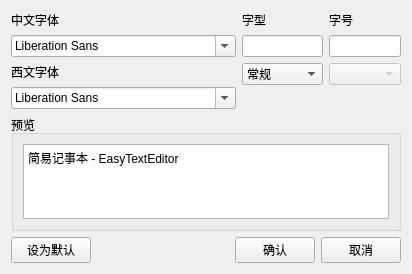
<?xml version="1.0" encoding="UTF-8"?>
<ui version="4.0">
 <class>SettingDialog</class>
 <widget class="QWidget" name="SettingDialog">
  <property name="geometry">
   <rect>
    <x>0</x>
    <y>0</y>
    <width>412</width>
    <height>274</height>
   </rect>
  </property>
  <property name="minimumSize">
   <size>
    <width>412</width>
    <height>274</height>
   </size>
  </property>
  <property name="maximumSize">
   <size>
    <width>412</width>
    <height>274</height>
   </size>
  </property>
  <property name="windowTitle">
   <string>设置</string>
  </property>
  <layout class="QGridLayout" name="gridLayout_2">
   <item row="0" column="0">
    <layout class="QHBoxLayout" name="horizontalLayout_2">
     <item>
      <layout class="QVBoxLayout" name="verticalLayout_5">
       <item>
        <layout class="QVBoxLayout" name="verticalLayout">
         <item>
          <widget class="QLabel" name="label">
           <property name="text">
            <string>中文字体</string>
           </property>
          </widget>
         </item>
         <item>
          <widget class="QFontComboBox" name="chineseFontComboBox"/>
         </item>
        </layout>
       </item>
       <item>
        <layout class="QVBoxLayout" name="verticalLayout_2">
         <item>
          <widget class="QLabel" name="label_2">
           <property name="text">
            <string>西文字体</string>
           </property>
          </widget>
         </item>
         <item>
          <widget class="QFontComboBox" name="englishFontComboBox"/>
         </item>
        </layout>
       </item>
      </layout>
     </item>
     <item>
      <layout class="QVBoxLayout" name="verticalLayout_3">
       <item>
        <widget class="QLabel" name="label_3">
         <property name="text">
          <string>字型</string>
         </property>
        </widget>
       </item>
       <item>
        <widget class="QLineEdit" name="fontStyleLineEdit">
         <property name="readOnly">
          <bool>true</bool>
         </property>
        </widget>
       </item>
       <item>
        <widget class="QComboBox" name="fontStyleComboBox">
         <property name="duplicatesEnabled">
          <bool>false</bool>
         </property>
         <item>
          <property name="text">
           <string>常规</string>
          </property>
         </item>
         <item>
          <property name="text">
           <string>倾斜</string>
          </property>
         </item>
         <item>
          <property name="text">
           <string>加粗</string>
          </property>
         </item>
         <item>
          <property name="text">
           <string>倾斜 加粗</string>
          </property>
         </item>
        </widget>
       </item>
       <item>
        <spacer name="verticalSpacer">
         <property name="orientation">
          <enum>Qt::Vertical</enum>
         </property>
         <property name="sizeHint" stdset="0">
          <size>
           <width>20</width>
           <height>40</height>
          </size>
         </property>
        </spacer>
       </item>
      </layout>
     </item>
     <item>
      <layout class="QVBoxLayout" name="verticalLayout_4">
       <item>
        <widget class="QLabel" name="label_4">
         <property name="text">
          <string>字号</string>
         </property>
        </widget>
       </item>
       <item>
        <widget class="QLineEdit" name="fontSizeLineEdit"/>
       </item>
       <item>
        <widget class="QComboBox" name="fontSizeComboBox">
         <property name="enabled">
          <bool>false</bool>
         </property>
        </widget>
       </item>
       <item>
        <spacer name="verticalSpacer_2">
         <property name="orientation">
          <enum>Qt::Vertical</enum>
         </property>
         <property name="sizeHint" stdset="0">
          <size>
           <width>20</width>
           <height>40</height>
          </size>
         </property>
        </spacer>
       </item>
      </layout>
     </item>
    </layout>
   </item>
   <item row="1" column="0">
    <widget class="QGroupBox" name="groupBox">
     <property name="title">
      <string>预览</string>
     </property>
     <layout class="QGridLayout" name="gridLayout">
      <item row="0" column="0">
       <widget class="QPlainTextEdit" name="plainTextEdit">
        <property name="readOnly">
         <bool>true</bool>
        </property>
        <property name="plainText">
         <string>简易记事本 - EasyTextEditor</string>
        </property>
       </widget>
      </item>
     </layout>
    </widget>
   </item>
   <item row="2" column="0">
    <layout class="QHBoxLayout" name="horizontalLayout">
     <item>
      <widget class="QPushButton" name="defaultPushButton">
       <property name="text">
        <string>设为默认</string>
       </property>
      </widget>
     </item>
     <item>
      <spacer name="horizontalSpacer">
       <property name="orientation">
        <enum>Qt::Horizontal</enum>
       </property>
       <property name="sizeHint" stdset="0">
        <size>
         <width>40</width>
         <height>20</height>
        </size>
       </property>
      </spacer>
     </item>
     <item>
      <widget class="QPushButton" name="comfirmPushButton">
       <property name="text">
        <string>确认</string>
       </property>
      </widget>
     </item>
     <item>
      <widget class="QPushButton" name="cancelPushButton">
       <property name="text">
        <string>取消</string>
       </property>
      </widget>
     </item>
    </layout>
   </item>
  </layout>
 </widget>
 <resources/>
 <connections/>
</ui>
